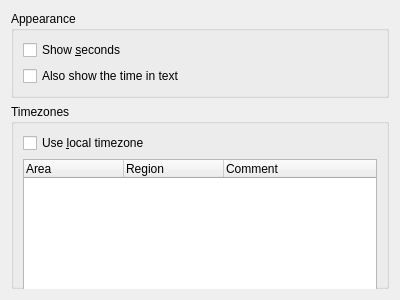
<ui version="4.0" >
 <class>AnalogClockConfig</class>
 <widget class="QWidget" name="clockConfig" >
  <property name="geometry" >
   <rect>
    <x>0</x>
    <y>0</y>
    <width>400</width>
    <height>300</height>
   </rect>
  </property>
  <property name="minimumSize" >
   <size>
    <width>400</width>
    <height>300</height>
   </size>
  </property>
  <layout class="QVBoxLayout" >
   <item>
    <layout class="QVBoxLayout" >
     <item>
      <widget class="QGroupBox" name="groupBox" >
       <property name="title" >
        <string>Appearance</string>
       </property>
       <property name="flat" >
        <bool>true</bool>
       </property>
       <layout class="QVBoxLayout" >
        <item>
         <layout class="QVBoxLayout" >
          <item>
           <widget class="QCheckBox" name="showSecondHandCheckBox" >
            <property name="toolTip" >
             <string>Show the seconds</string>
            </property>
            <property name="whatsThis" >
             <string>Check this if you want to show the seconds.</string>
            </property>
            <property name="text" >
             <string>Show &amp;seconds</string>
            </property>
           </widget>
          </item>
          <item>
           <widget class="QCheckBox" name="showTimeStringCheckBox" >
            <property name="toolTip" >
             <string>Show the time in text</string>
            </property>
            <property name="whatsThis" >
             <string>Check this if you want to show the time as a text within the clock.</string>
            </property>
            <property name="text" >
             <string>Also show the time in text</string>
            </property>
           </widget>
          </item>
         </layout>
        </item>
       </layout>
      </widget>
     </item>
     <item>
      <widget class="QGroupBox" name="groupBox_2" >
       <property name="title" >
        <string>Timezones</string>
       </property>
       <property name="flat" >
        <bool>true</bool>
       </property>
       <layout class="QVBoxLayout" >
        <item>
         <layout class="QVBoxLayout" >
          <item>
           <widget class="QCheckBox" name="localTimeZone" >
            <property name="text" >
             <string>Use &amp;local timezone</string>
            </property>
           </widget>
          </item>
          <item>
           <widget class="KTimeZoneWidget" name="timeZones" >
            <property name="minimumSize" >
             <size>
              <width>300</width>
              <height>150</height>
             </size>
            </property>
            <column>
             <property name="text" >
              <string>Area</string>
             </property>
            </column>
            <column>
             <property name="text" >
              <string>Region</string>
             </property>
            </column>
            <column>
             <property name="text" >
              <string>Comment</string>
             </property>
            </column>
           </widget>
          </item>
         </layout>
        </item>
       </layout>
      </widget>
     </item>
    </layout>
   </item>
  </layout>
 </widget>
 <customwidgets>
  <customwidget>
   <class>KTimeZoneWidget</class>
   <extends>QTreeWidget</extends>
   <header>ktimezonewidget.h</header>
  </customwidget>
 </customwidgets>
 <resources/>
 <connections>
  <connection>
   <sender>localTimeZone</sender>
   <signal>toggled(bool)</signal>
   <receiver>timeZones</receiver>
   <slot>setDisabled(bool)</slot>
   <hints>
    <hint type="sourcelabel" >
     <x>20</x>
     <y>20</y>
    </hint>
    <hint type="destinationlabel" >
     <x>20</x>
     <y>20</y>
    </hint>
   </hints>
  </connection>
 </connections>
</ui>
